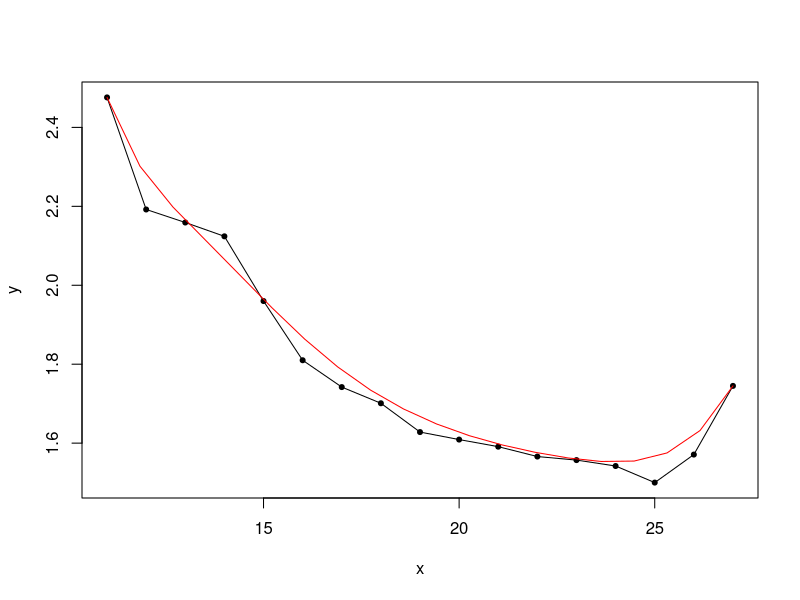

Generate this figure with R:
# x, y: the x and y coordinates of the hull points
# n: the number of points in the curve.
bezierCurve <- function(x, y, n=10)
{
  outx <- NULL
  outy <- NULL
  
  i <- 1
  for (t in seq(0, 1, length.out=n))
  {
    b <- bez(x, y, t)
    outx[i] <- b$x
    outy[i] <- b$y
    
    i <- i+1
  }
  
  return (list(x=outx, y=outy))
}

bez <- function(x, y, t)
{
  outx <- 0
  outy <- 0
  n <- length(x)-1
  for (i in 0:n)
  {
    outx <- outx + choose(n, i)*((1-t)^(n-i))*t^i*x[i+1]
    outy <- outy + choose(n, i)*((1-t)^(n-i))*t^i*y[i+1]
  }
  
  return (list(x=outx, y=outy))
}

# Example usage

fcr <- read.csv("fcr1.csv", sep=";")
fcr <- fcr[fcr$Factor>0 & fcr$Temp<=27& fcr$Temp>=11,]
data.fcr <- data.frame("AvWeightCat" = factor(fcr$category), "Temp"=fcr$Temp, "FCR"=fcr$Factor)

ds200_250 <- data.fcr[data.fcr$AvWeightCat == '200--250', ]

x <- ds200_250$Temp
y<-ds200_250$FCR
plot(x, y, "o", pch=20)
points(bezierCurve(x,y,20), type="l", col="red")


#-------------------------------------------------
# fit.lo <- loess(y~x,span=0.25)
# > plot(x, y, "o", pch=20)
# > lines(fitted(fit.lo) ~ x, col = 'darkorange1', lwd = 2)
# > fit.lo1 <- loess(y~x,span=0.5)
# > fit.lo2 <- loess(y~x,span=0.75)
# > lines(fitted(fit.lo1) ~ x, col = 'red', lwd = 2)
# > lines(fitted(fit.lo2) ~ x, col = 'blue', lwd = 2)



